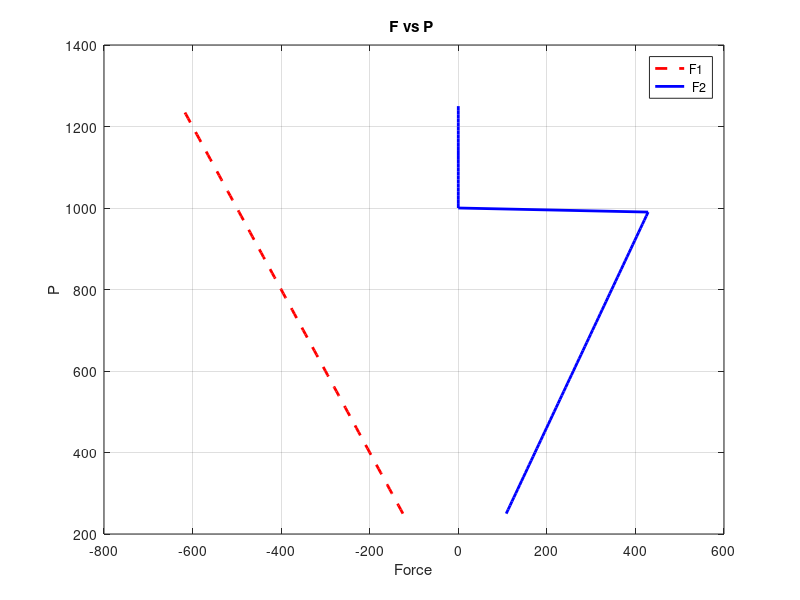

MATLAB code for this plot:
clc
clear all
close all
% Ax=B
% x=A^-1 * B
P=250:10:1250;
A=[-0.866 0 0.5 zeros(1,3);
    -0.5 0 -.866 zeros(1,3);
    0.866 1 0 1 0 0;
    0.5 zeros(1,3) 1 0;
    0 -1 -.5 zeros(1,3);
    zeros(1,2) 0.866 0 0 1];
F1=[];
F2=[];
F3=[];
H1=[];
V1=[];
V2=[];
for i=1:length(P)
    
    B=[0;P(i);zeros(4,1)];
    x=inv(A)*B;
    F1=[F1 x(1)];
    if (x(2)>430)
        F2=[F2 0];
    else 
         F2=[F2 x(2)];
    end 
   
    F3=[F3 x(3)];
    H1=[H1 x(4)];
    if (x(5)>200)
        V1=[V1 0];
    else 
        V1=[V1 x(5)];
    end 
    
    V2=[V1 x(6)];
end 
plot(F1,P,'r','LineWidth',2,'Linestyle', '--')
hold on 
xlabel('Force')
ylabel('P')
grid on 
plot(F2,P,'b','LineWidth',2)
title('F vs P ')
legend ('F1',' F2')
disp(['Mean Values of F1 = ',num2str(mean(F1))])
disp(['Mean Values of F2 = ',num2str(mean(F2))])
disp(['Mean Values of F3 = ',num2str(mean(F3))])
disp(['Max Values of H1 = ',num2str(max(H1))])
disp(['Max Values of V1 = ',num2str(max(V1))])
disp(['Max Values of V2 = ',num2str(max(V2))])